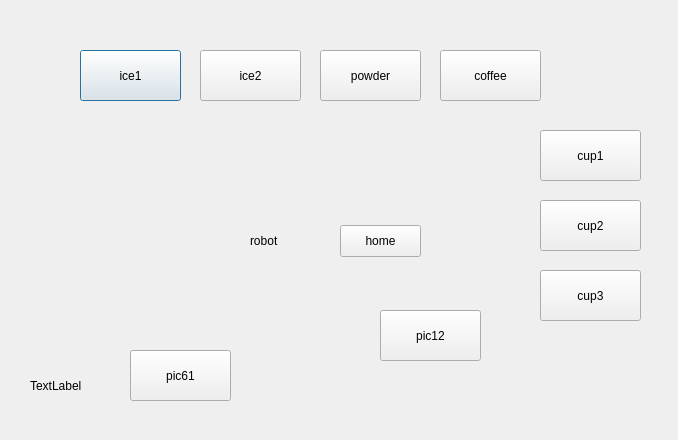
<?xml version="1.0" encoding="UTF-8"?>
<ui version="4.0">
 <class>Dialog</class>
 <widget class="QDialog" name="Dialog">
  <property name="geometry">
   <rect>
    <x>0</x>
    <y>0</y>
    <width>678</width>
    <height>440</height>
   </rect>
  </property>
  <property name="windowTitle">
   <string>Dialog</string>
  </property>
  <widget class="QPushButton" name="btn_ice1">
   <property name="geometry">
    <rect>
     <x>80</x>
     <y>50</y>
     <width>101</width>
     <height>51</height>
    </rect>
   </property>
   <property name="text">
    <string>ice1</string>
   </property>
  </widget>
  <widget class="QPushButton" name="btn_ice2">
   <property name="geometry">
    <rect>
     <x>200</x>
     <y>50</y>
     <width>101</width>
     <height>51</height>
    </rect>
   </property>
   <property name="text">
    <string>ice2</string>
   </property>
  </widget>
  <widget class="QPushButton" name="btn_powder">
   <property name="geometry">
    <rect>
     <x>320</x>
     <y>50</y>
     <width>101</width>
     <height>51</height>
    </rect>
   </property>
   <property name="text">
    <string>powder</string>
   </property>
  </widget>
  <widget class="QPushButton" name="btn_coffee">
   <property name="geometry">
    <rect>
     <x>440</x>
     <y>50</y>
     <width>101</width>
     <height>51</height>
    </rect>
   </property>
   <property name="text">
    <string>coffee</string>
   </property>
  </widget>
  <widget class="QPushButton" name="btn_cup1">
   <property name="geometry">
    <rect>
     <x>540</x>
     <y>130</y>
     <width>101</width>
     <height>51</height>
    </rect>
   </property>
   <property name="text">
    <string>cup1</string>
   </property>
  </widget>
  <widget class="QPushButton" name="btn_cup2">
   <property name="geometry">
    <rect>
     <x>540</x>
     <y>200</y>
     <width>101</width>
     <height>51</height>
    </rect>
   </property>
   <property name="text">
    <string>cup2</string>
   </property>
  </widget>
  <widget class="QPushButton" name="btn_cup3">
   <property name="geometry">
    <rect>
     <x>540</x>
     <y>270</y>
     <width>101</width>
     <height>51</height>
    </rect>
   </property>
   <property name="text">
    <string>cup3</string>
   </property>
  </widget>
  <widget class="QLabel" name="status_indicator">
   <property name="geometry">
    <rect>
     <x>580</x>
     <y>63</y>
     <width>21</width>
     <height>21</height>
    </rect>
   </property>
   <property name="maximumSize">
    <size>
     <width>36</width>
     <height>36</height>
    </size>
   </property>
   <property name="text">
    <string/>
   </property>
  </widget>
  <widget class="QLabel" name="robot_label">
   <property name="geometry">
    <rect>
     <x>250</x>
     <y>220</y>
     <width>71</width>
     <height>41</height>
    </rect>
   </property>
   <property name="text">
    <string>robot</string>
   </property>
  </widget>
  <widget class="QPushButton" name="btn_pic61">
   <property name="geometry">
    <rect>
     <x>130</x>
     <y>350</y>
     <width>101</width>
     <height>51</height>
    </rect>
   </property>
   <property name="text">
    <string>pic61</string>
   </property>
  </widget>
  <widget class="QPushButton" name="btn_pic12">
   <property name="geometry">
    <rect>
     <x>380</x>
     <y>310</y>
     <width>101</width>
     <height>51</height>
    </rect>
   </property>
   <property name="text">
    <string>pic12</string>
   </property>
  </widget>
  <widget class="QPushButton" name="btn_home">
   <property name="geometry">
    <rect>
     <x>340</x>
     <y>225</y>
     <width>81</width>
     <height>32</height>
    </rect>
   </property>
   <property name="text">
    <string>home</string>
   </property>
  </widget>
  <widget class="QLabel" name="image_label">
   <property name="geometry">
    <rect>
     <x>30</x>
     <y>360</y>
     <width>67</width>
     <height>51</height>
    </rect>
   </property>
   <property name="text">
    <string>TextLabel</string>
   </property>
  </widget>
 </widget>
 <resources/>
 <connections/>
</ui>
